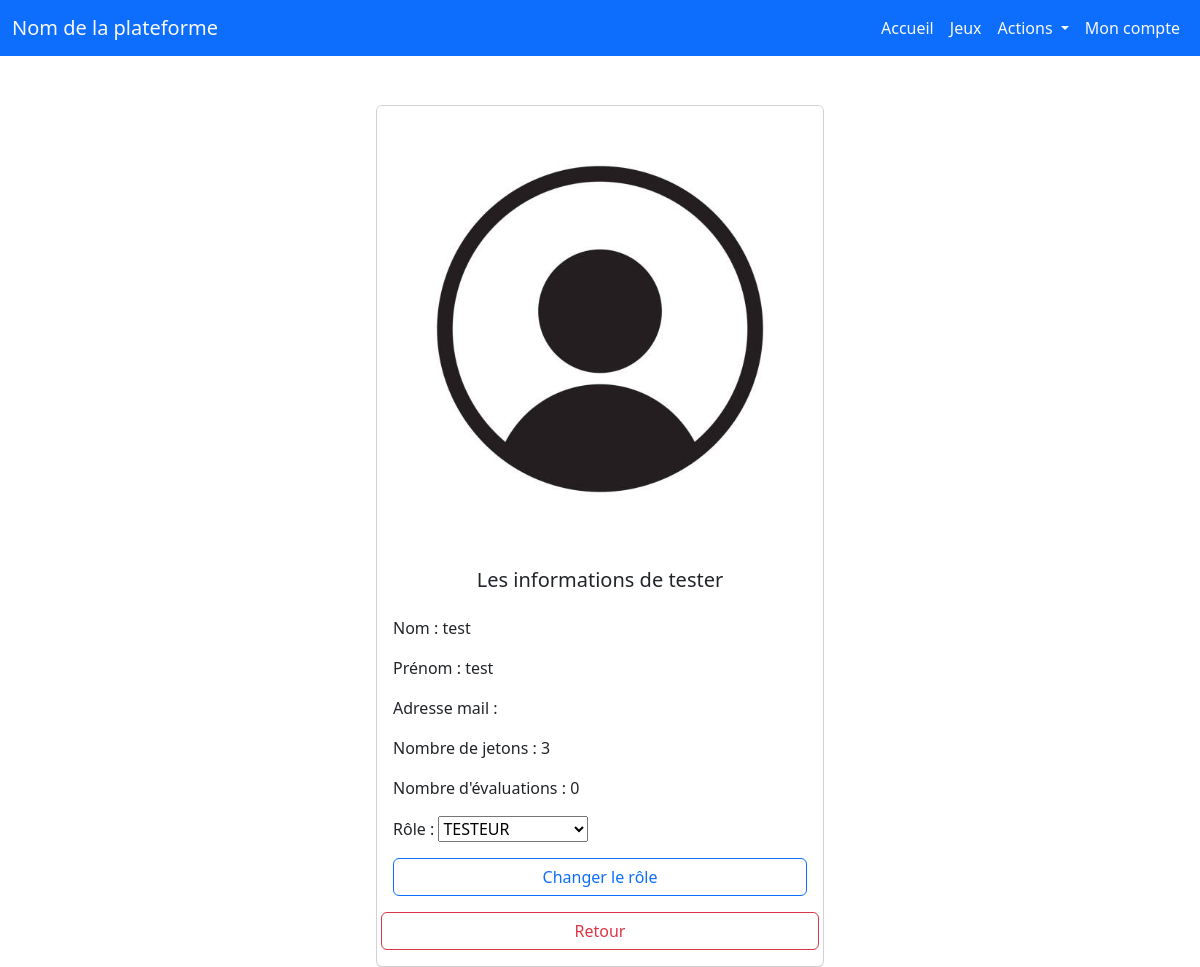
Screenshot of /change-role/4/ (signed in) with the database file from the repository.
### authentification/models.py (models this page shows)
class User(AbstractUser):
    ADMINISTRATOR = 'ADMINISTRATOR'
    TESTEUR = 'TESTEUR'
    PLAYER = 'PLAYER'
    ROLE_CHOICES = (
        (ADMINISTRATOR, 'ADMINISTRATOR'),
        (TESTEUR, 'TESTEUR'),
        (PLAYER, 'PLAYER'),
    )
    profile_photo = models.ImageField()
    role = models.CharField(max_length=30, choices=ROLE_CHOICES, verbose_name='rôle', default=PLAYER)
    coins = models.PositiveBigIntegerField(default=3)
    review_number = models.PositiveBigIntegerField(default=0)

### eval/views.py (the view)
# urls.py: path('change-role/<int:user_id>/', eval.views.change_user_role, name='change-user-role'),
@login_required
def change_user_role(request, user_id):
    user = get_object_or_404(User, id=user_id)
    if request.method == 'POST':
        form = ChangeRoleFrom(request.POST, instance=user)
        if form.is_valid():
            form.save()
            return redirect('promote')  # Rediriger vers la liste des utilisateurs ou une autre page
    else:
        form = ChangeRoleFrom(instance=user)
    return render(request, 'eval/change_user_role.html', {'form': form, 'user': user})

### eval/forms.py
class ChangeRoleFrom(forms.ModelForm):
    class Meta:
        model = User
        fields = ['role']

### eval/templates/eval/change_user_role.html (shortened to what this page needs)
{% extends 'base.html' %}
{% block content %}
<div class="container-fluid d-flex justify-content-center align-items-center" style="height: 100vh;">
    <div class="card" style="width: 28rem; margin-top: 10rem;">
      <img src="/media/images/photo_profil.jpeg" class="card-img-top" alt="...">
      <div class="card-body d-flex flex-column align-items-center">
        <h5 class="card-title text-center">Les informations de {{ user.username }}</h5>
         <div class="row mt-3">
          <p>Nom : {{ user.last_name }}</p>
          <p>Prénom : {{ user.first_name }}</p>
          <p>Adresse mail : {{ user.email }}</p>
          <p>Nombre de jetons : {{ user.coins }}</p>
          <p>Nombre d'évaluations : {{ user.review_number }}</p>
          <form method="post">
            {{ form.as_p }}
            <button type="submit" class="btn btn-outline-primary mb-3" style="width: 100%;">Changer le rôle</button>
          </form>
          <a href="{% url 'promote' %}" class="btn btn-outline-danger">Retour</a>
        </div>
      </div>
    </div>
  </div>
{% endblock %}

### rows the page displays
User: username "tester", last_name "test", first_name "test", coins "3", review_number "0"
